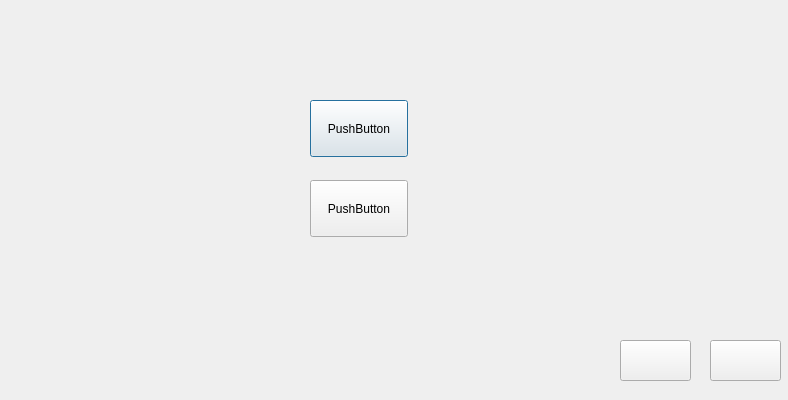
<?xml version="1.0" encoding="UTF-8"?>
<ui version="4.0">
 <class>CUserManageDialog</class>
 <widget class="QDialog" name="CUserManageDialog">
  <property name="geometry">
   <rect>
    <x>0</x>
    <y>0</y>
    <width>788</width>
    <height>400</height>
   </rect>
  </property>
  <property name="windowTitle">
   <string>Dialog</string>
  </property>
  <widget class="QPushButton" name="pushButton_edit_user">
   <property name="geometry">
    <rect>
     <x>310</x>
     <y>100</y>
     <width>98</width>
     <height>57</height>
    </rect>
   </property>
   <property name="text">
    <string>PushButton</string>
   </property>
  </widget>
  <widget class="QPushButton" name="pushButton_modify_pwd">
   <property name="geometry">
    <rect>
     <x>310</x>
     <y>180</y>
     <width>98</width>
     <height>57</height>
    </rect>
   </property>
   <property name="text">
    <string>PushButton</string>
   </property>
  </widget>
  <widget class="QPushButton" name="pushButton_pre_page">
   <property name="geometry">
    <rect>
     <x>620</x>
     <y>340</y>
     <width>71</width>
     <height>41</height>
    </rect>
   </property>
   <property name="text">
    <string/>
   </property>
  </widget>
  <widget class="QPushButton" name="pushButton_return_back">
   <property name="geometry">
    <rect>
     <x>710</x>
     <y>340</y>
     <width>71</width>
     <height>41</height>
    </rect>
   </property>
   <property name="text">
    <string/>
   </property>
  </widget>
 </widget>
 <resources/>
 <connections/>
</ui>
